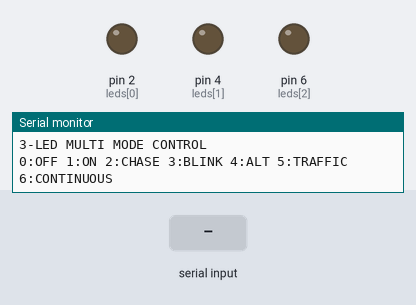
Recording of a sketch running on a simulated Arduino Uno, built with avr-gcc and run on an emulated ATmega328P. Parts: output pins drawn as LEDs (lit = HIGH), the last lines printed to the serial monitor. Dashed ring = blinking. The inputs (shaded band) are chosen by the test bench.

Above: at 1.2 s.
1.3 s: "90,45\n" received over Serial
At 2.05 s:
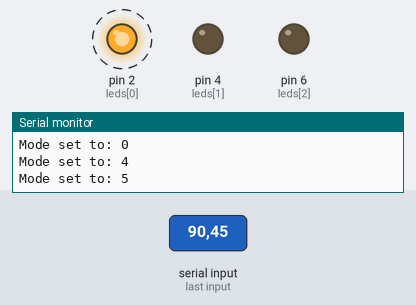
4.3 s: "1\n" received over Serial
At 4.6 s:
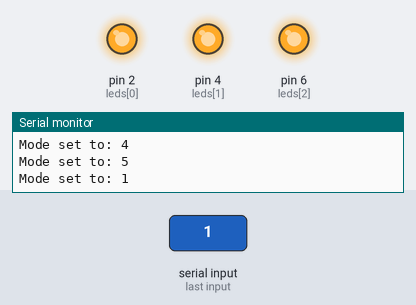
5.8 s: "4\n" received over Serial
At 7.7 s:
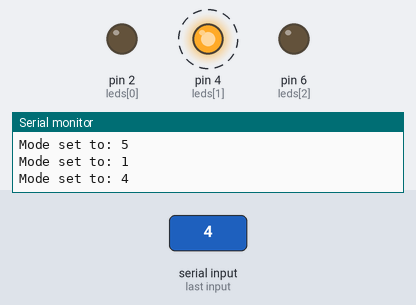
8.8 s: "30,150\n" received over Serial
10.3 s: "2\n" received over Serial
At 12.05 s:
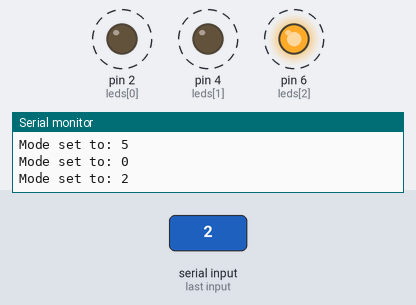
Timing chart, 0 to 14.3 s (numbered marks = the images above; inputs shaded):
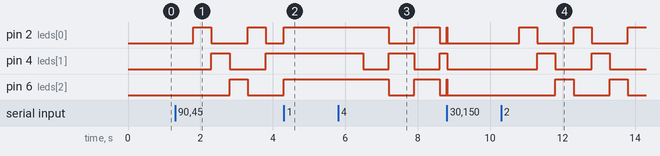

Measured:
- after the input at 1.3 s, pin 2 (leds[0]): alternates HIGH for 0.50 s and LOW for 1.0 s, starting after 0.50 s; pin 4 (leds[1]): LOW → HIGH after 1.0 s, → LOW 0.50 s later, → HIGH 1.0 s later; pin 6 (leds[2]): LOW → HIGH after 1.5 s, → LOW 0.50 s later
- after the input at 4.3 s, pin 4 (leds[1]): stays HIGH (without the input it goes to LOW after 0.01 s); pin 6 (leds[2]): goes on until 4.3 s, then stays HIGH
- after the input at 5.8 s, pin 2 (leds[0]), pin 6 (leds[2]): HIGH → LOW after 1.4 s, → HIGH 0.70 s later, → LOW 0.70 s later; pin 4 (leds[1]): alternates HIGH for 0.70 s and LOW for 0.70 s, starting after 0.70 s
- after the input at 10.3 s, pin 2 (leds[0]): alternates HIGH for 0.50 s and LOW for 1.0 s, starting after 0.50 s; pin 4 (leds[1]): alternates HIGH for 0.50 s and LOW for 1.0 s, starting after 1.0 s; pin 6 (leds[2]): alternates HIGH for 0.50 s and LOW for 1.0 s, starting after 1.5 s

The sketch:

3LEDs_multi-modes.ino
```cpp
/*
  Serial Multi-Mode LED Control (3 LEDs)

  LED pins: 2, 4, 6

  Commands:
  0 = All OFF
  1 = All ON
  2 = Chase (2 -> 4 -> 6) every 500 ms
  3 = Blink all every 1000 ms
  4 = Alternate (2+6 ON <-> 4 ON)
  5 = Traffic style (2 -> 4 -> 6)
  6 = Continuous running (2 -> 4 -> 6 -> 4 -> 2 ...)
*/

int leds[3] = {2, 4, 6};      // LED pins
int mode = 0;                // Current mode
int stepIndex = 0;           // Step index for patterns
int direction = 1;           // Direction for continuous running
bool ledState = LOW;         // Used for blinking
unsigned long prevTime = 0;  // Time tracking

void setup() {
  // Set LED pins as OUTPUT
  for (int i = 0; i < 3; i++) {
    pinMode(leds[i], OUTPUT);
  }

  Serial.begin(9600);
  Serial.println("3-LED MULTI MODE CONTROL");
  Serial.println("0:OFF 1:ON 2:CHASE 3:BLINK 4:ALT 5:TRAFFIC 6:CONTINUOUS");
}

void allOff() {
  for (int i = 0; i < 3; i++) digitalWrite(leds[i], LOW);
}

void allOn() {
  for (int i = 0; i < 3; i++) digitalWrite(leds[i], HIGH);
}

void loop() {
  // Read command from Serial Monitor
  if (Serial.available() > 0) {
    char c = Serial.read();
    if (c >= '0' && c <= '6') {
      mode = c - '0';        // Convert char to number
      stepIndex = 0;
      direction = 1;
      ledState = LOW;
      prevTime = millis();
      Serial.print("Mode set to: ");
      Serial.println(mode);
    }
  }

  unsigned long now = millis();

  // MODE 0: All OFF
  if (mode == 0) {
    allOff();
  }

  // MODE 1: All ON
  else if (mode == 1) {
    allOn();
  }

  // MODE 2: Chase (2 -> 4 -> 6)
  else if (mode == 2) {
    if (now - prevTime >= 500) {
      prevTime = now;
      allOff();
      digitalWrite(leds[stepIndex], HIGH);
      stepIndex = (stepIndex + 1) % 3;
    }
  }

  // MODE 3: Blink all
  else if (mode == 3) {
    if (now - prevTime >= 1000) {
      prevTime = now;
      ledState = !ledState;
      for (int i = 0; i < 3; i++) digitalWrite(leds[i], ledState);
    }
  }

  // MODE 4: Alternate
  else if (mode == 4) {
    if (now - prevTime >= 700) {
      prevTime = now;
      if (ledState == LOW) {
        digitalWrite(leds[0], HIGH);
        digitalWrite(leds[1], LOW);
        digitalWrite(leds[2], HIGH);
        ledState = HIGH;
      } else {
        digitalWrite(leds[0], LOW);
        digitalWrite(leds[1], HIGH);
        digitalWrite(leds[2], LOW);
        ledState = LOW;
      }
    }
  }

  // MODE 5: Traffic style
  else if (mode == 5) {
    if (now - prevTime >= 500) {
      prevTime = now;
      allOff();
      digitalWrite(leds[stepIndex], HIGH);
      stepIndex = (stepIndex + 1) % 3;
    }
  }

  // MODE 6: Continuous running (forward & backward)
  else if (mode == 6) {
    if (now - prevTime >= 300) {
      prevTime = now;
      allOff();
      digitalWrite(leds[stepIndex], HIGH);

      stepIndex += direction;

      // Change direction at the ends
      if (stepIndex == 2 || stepIndex == 0) {
        direction = -direction;
      }
    }
  }
}
```
